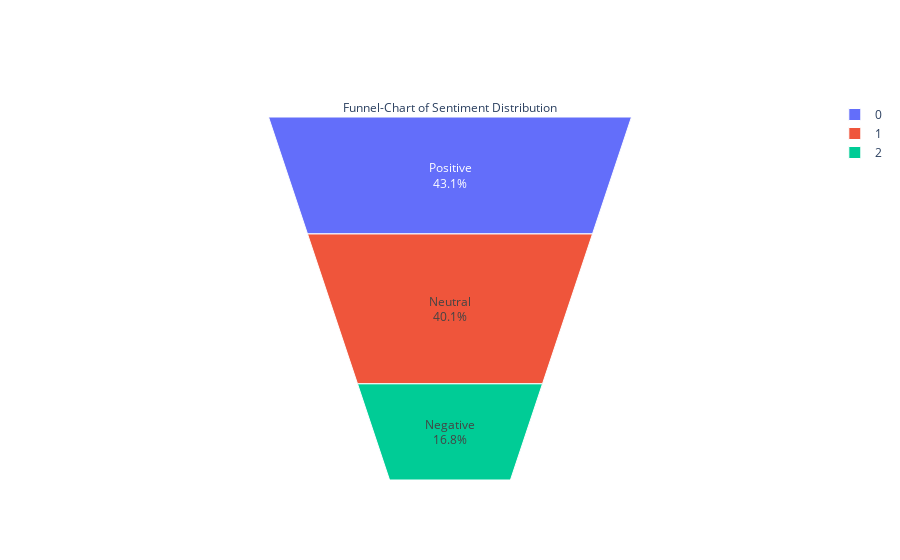

The notebook cell saved with this chart:
### Markdown cell above
## Funnel Chart untuk Visualisasi Sentiment Distribution

### Code cell
plt.figure(figsize=(12,6))
sns.countplot(x='sentiment',data=data)
fig = go.Figure(
                go.Funnelarea(
                              text =temp.sentiment,
                              values = temp.text_tokenized,
                              title = {"position": "top center", "text": "Funnel-Chart of Sentiment Distribution"}
                              )
                )
fig.show()

### Figure 1 — Plotly figure (JSON) as saved in the notebook; plotly's stock layout.template omitted (floating-point values rounded to 4 significant figures)
{"data": [{"text": ["Positive", "Neutral", "Negative"], "title": {"position": "top center", "text": "Funnel-Chart of Sentiment Distribution"}, "values": [3938, 3661, 1529], "type": "funnelarea"}], "layout": {}}
